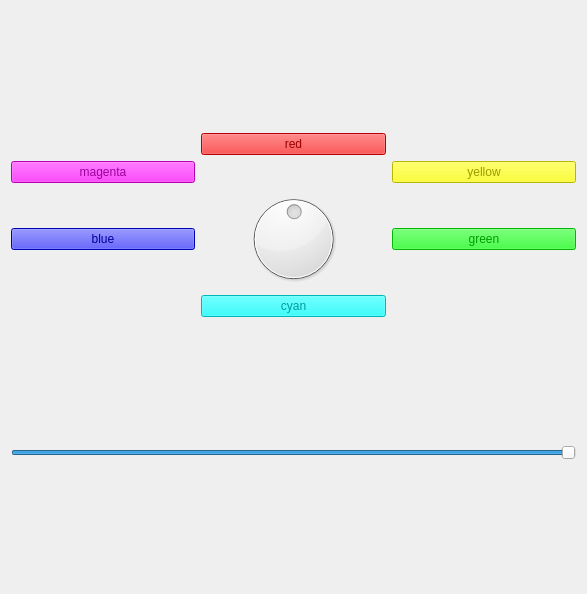
<?xml version="1.0" encoding="UTF-8"?>
<ui version="4.0">
 <class>Colors</class>
 <widget class="QWidget" name="Colors">
  <property name="geometry">
   <rect>
    <x>0</x>
    <y>0</y>
    <width>587</width>
    <height>594</height>
   </rect>
  </property>
  <property name="windowTitle">
   <string>Colors</string>
  </property>
  <layout class="QHBoxLayout" name="horizontalLayout">
   <item>
    <layout class="QVBoxLayout" name="verticalLayout">
     <item>
      <layout class="QGridLayout" name="gridLayout">
       <item row="1" column="0">
        <widget class="MyQPushButton" name="pushButton_4">
         <property name="styleSheet">
          <string notr="true">background-color: hsv(300, 255, 255);
color: hsv(300, 255, 155);</string>
         </property>
         <property name="text">
          <string>magenta</string>
         </property>
        </widget>
       </item>
       <item row="2" column="2">
        <widget class="MyQPushButton" name="pushButton_2">
         <property name="styleSheet">
          <string notr="true">background-color: hsv(120, 255, 255);
color: hsv(120, 255, 155);</string>
         </property>
         <property name="text">
          <string>green</string>
         </property>
        </widget>
       </item>
       <item row="0" column="1">
        <widget class="MyQPushButton" name="pushButton">
         <property name="styleSheet">
          <string notr="true">background-color: hsv(0, 255, 255);
color: hsv(0, 255, 155);</string>
         </property>
         <property name="text">
          <string>red</string>
         </property>
        </widget>
       </item>
       <item row="2" column="0">
        <widget class="MyQPushButton" name="pushButton_3">
         <property name="styleSheet">
          <string notr="true">background-color: hsv(240, 255, 255);
color: hsv(240, 255, 155);</string>
         </property>
         <property name="text">
          <string>blue</string>
         </property>
        </widget>
       </item>
       <item row="3" column="1">
        <widget class="MyQPushButton" name="pushButton_5">
         <property name="styleSheet">
          <string notr="true">background-color: hsv(180, 255, 255);
color: hsv(180, 255, 155);</string>
         </property>
         <property name="text">
          <string>cyan</string>
         </property>
        </widget>
       </item>
       <item row="1" column="2">
        <widget class="MyQPushButton" name="pushButton_6">
         <property name="styleSheet">
          <string notr="true">background-color: hsv(60, 255, 255);
color: hsv(60, 255, 155);</string>
         </property>
         <property name="text">
          <string>yellow</string>
         </property>
        </widget>
       </item>
       <item row="2" column="1">
        <widget class="QDial" name="dial">
         <property name="value">
          <number>50</number>
         </property>
        </widget>
       </item>
      </layout>
     </item>
     <item>
      <widget class="QSlider" name="horizontalSlider">
       <property name="maximum">
        <number>255</number>
       </property>
       <property name="value">
        <number>255</number>
       </property>
       <property name="orientation">
        <enum>Qt::Horizontal</enum>
       </property>
      </widget>
     </item>
    </layout>
   </item>
  </layout>
 </widget>
 <customwidgets>
  <customwidget>
   <class>MyQPushButton</class>
   <extends>QPushButton</extends>
   <header>MyQPushButton.h</header>
   <slots>
    <signal>enviaValors(int)</signal>
    <slot>tractaBool(bool)</slot>
    <slot>canviaBrightness(int)</slot>
    <slot>tractaDial(int)</slot>
   </slots>
  </customwidget>
 </customwidgets>
 <resources/>
 <connections>
  <connection>
   <sender>horizontalSlider</sender>
   <signal>sliderMoved(int)</signal>
   <receiver>pushButton_5</receiver>
   <slot>canviaBrightness(int)</slot>
   <hints>
    <hint type="sourcelabel">
     <x>293</x>
     <y>583</y>
    </hint>
    <hint type="destinationlabel">
     <x>385</x>
     <y>487</y>
    </hint>
   </hints>
  </connection>
  <connection>
   <sender>horizontalSlider</sender>
   <signal>sliderMoved(int)</signal>
   <receiver>pushButton_2</receiver>
   <slot>canviaBrightness(int)</slot>
   <hints>
    <hint type="sourcelabel">
     <x>422</x>
     <y>583</y>
    </hint>
    <hint type="destinationlabel">
     <x>575</x>
     <y>347</y>
    </hint>
   </hints>
  </connection>
  <connection>
   <sender>horizontalSlider</sender>
   <signal>sliderMoved(int)</signal>
   <receiver>pushButton_6</receiver>
   <slot>canviaBrightness(int)</slot>
   <hints>
    <hint type="sourcelabel">
     <x>440</x>
     <y>583</y>
    </hint>
    <hint type="destinationlabel">
     <x>575</x>
     <y>208</y>
    </hint>
   </hints>
  </connection>
  <connection>
   <sender>horizontalSlider</sender>
   <signal>sliderMoved(int)</signal>
   <receiver>pushButton_3</receiver>
   <slot>canviaBrightness(int)</slot>
   <hints>
    <hint type="sourcelabel">
     <x>129</x>
     <y>583</y>
    </hint>
    <hint type="destinationlabel">
     <x>135</x>
     <y>347</y>
    </hint>
   </hints>
  </connection>
  <connection>
   <sender>horizontalSlider</sender>
   <signal>sliderMoved(int)</signal>
   <receiver>pushButton_4</receiver>
   <slot>canviaBrightness(int)</slot>
   <hints>
    <hint type="sourcelabel">
     <x>163</x>
     <y>583</y>
    </hint>
    <hint type="destinationlabel">
     <x>160</x>
     <y>208</y>
    </hint>
   </hints>
  </connection>
  <connection>
   <sender>horizontalSlider</sender>
   <signal>sliderMoved(int)</signal>
   <receiver>pushButton</receiver>
   <slot>canviaBrightness(int)</slot>
   <hints>
    <hint type="sourcelabel">
     <x>224</x>
     <y>583</y>
    </hint>
    <hint type="destinationlabel">
     <x>385</x>
     <y>106</y>
    </hint>
   </hints>
  </connection>
  <connection>
   <sender>dial</sender>
   <signal>valueChanged(int)</signal>
   <receiver>pushButton</receiver>
   <slot>tractaDial(int)</slot>
   <hints>
    <hint type="sourcelabel">
     <x>300</x>
     <y>312</y>
    </hint>
    <hint type="destinationlabel">
     <x>279</x>
     <y>82</y>
    </hint>
   </hints>
  </connection>
  <connection>
   <sender>dial</sender>
   <signal>valueChanged(int)</signal>
   <receiver>pushButton_6</receiver>
   <slot>tractaDial(int)</slot>
   <hints>
    <hint type="sourcelabel">
     <x>320</x>
     <y>322</y>
    </hint>
    <hint type="destinationlabel">
     <x>420</x>
     <y>195</y>
    </hint>
   </hints>
  </connection>
  <connection>
   <sender>dial</sender>
   <signal>valueChanged(int)</signal>
   <receiver>pushButton_2</receiver>
   <slot>tractaDial(int)</slot>
   <hints>
    <hint type="sourcelabel">
     <x>339</x>
     <y>343</y>
    </hint>
    <hint type="destinationlabel">
     <x>491</x>
     <y>335</y>
    </hint>
   </hints>
  </connection>
  <connection>
   <sender>dial</sender>
   <signal>valueChanged(int)</signal>
   <receiver>pushButton_5</receiver>
   <slot>tractaDial(int)</slot>
   <hints>
    <hint type="sourcelabel">
     <x>228</x>
     <y>381</y>
    </hint>
    <hint type="destinationlabel">
     <x>228</x>
     <y>480</y>
    </hint>
   </hints>
  </connection>
  <connection>
   <sender>dial</sender>
   <signal>valueChanged(int)</signal>
   <receiver>pushButton_3</receiver>
   <slot>tractaDial(int)</slot>
   <hints>
    <hint type="sourcelabel">
     <x>207</x>
     <y>348</y>
    </hint>
    <hint type="destinationlabel">
     <x>169</x>
     <y>339</y>
    </hint>
   </hints>
  </connection>
  <connection>
   <sender>dial</sender>
   <signal>valueChanged(int)</signal>
   <receiver>pushButton_4</receiver>
   <slot>tractaDial(int)</slot>
   <hints>
    <hint type="sourcelabel">
     <x>252</x>
     <y>296</y>
    </hint>
    <hint type="destinationlabel">
     <x>160</x>
     <y>185</y>
    </hint>
   </hints>
  </connection>
 </connections>
</ui>
